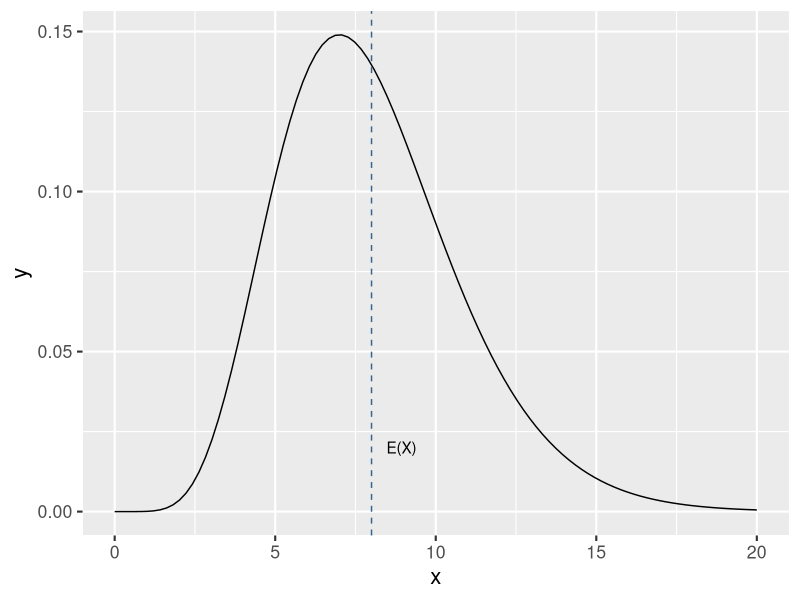
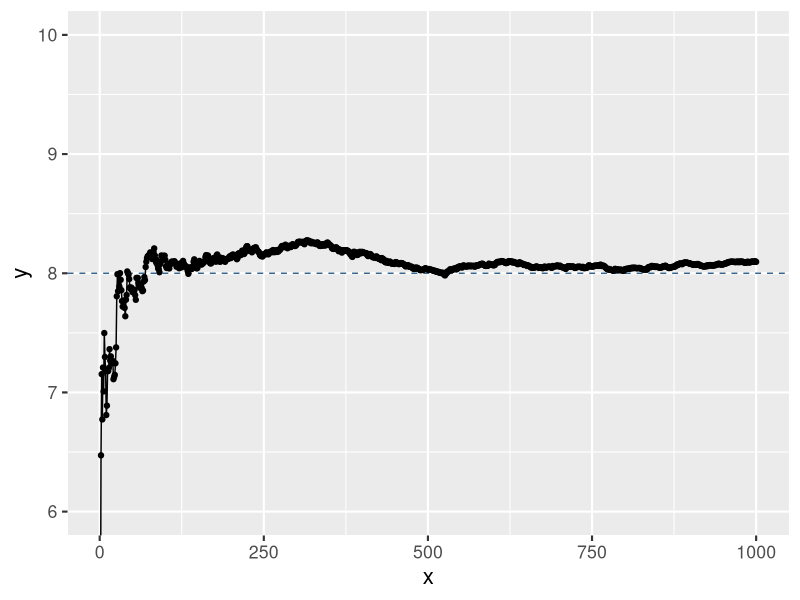
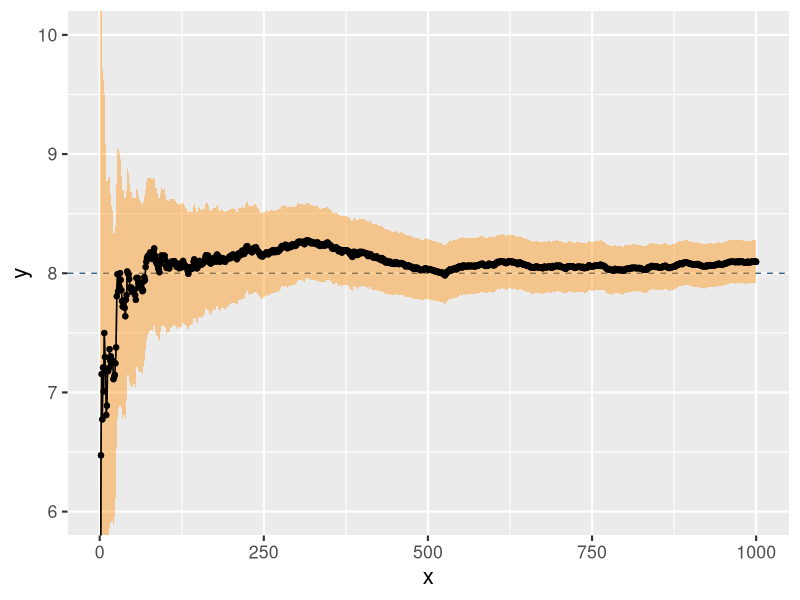
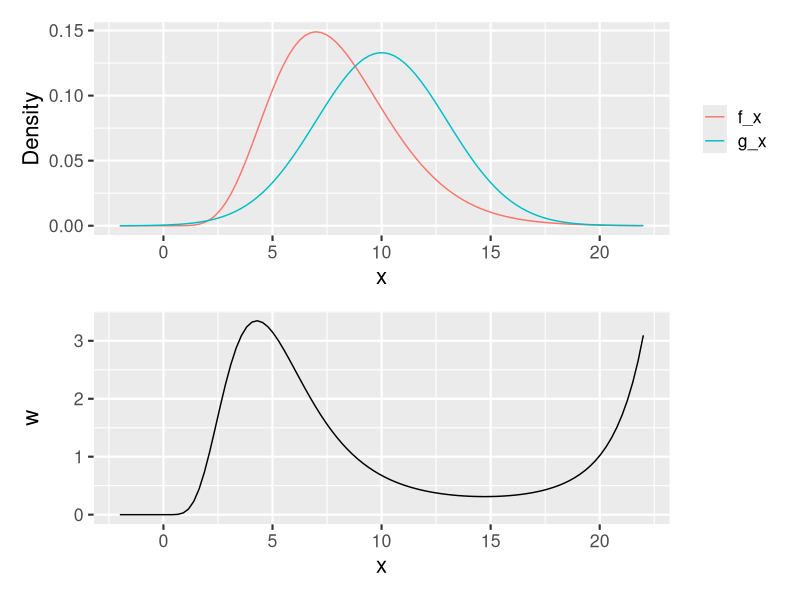
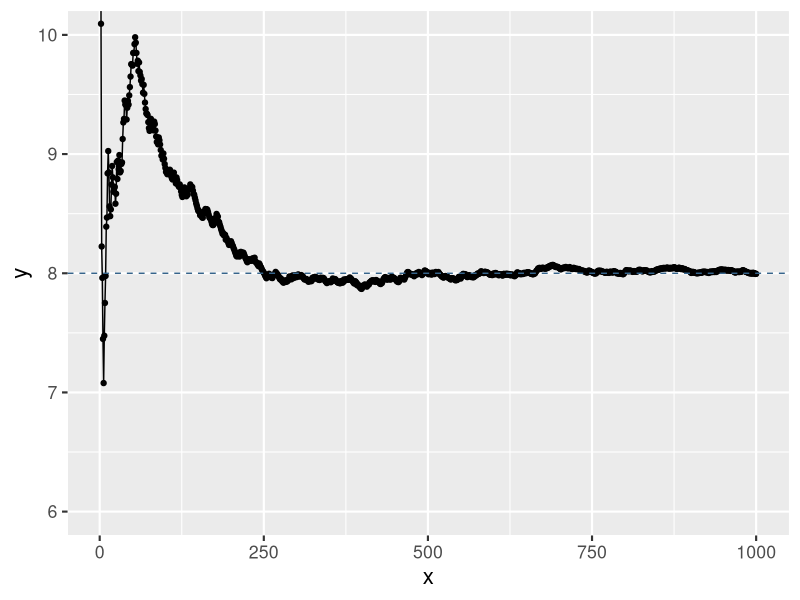
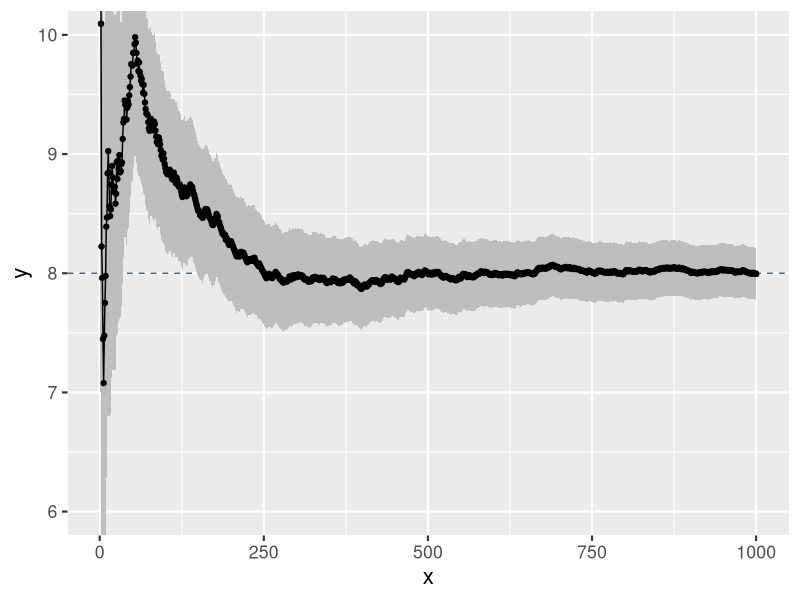
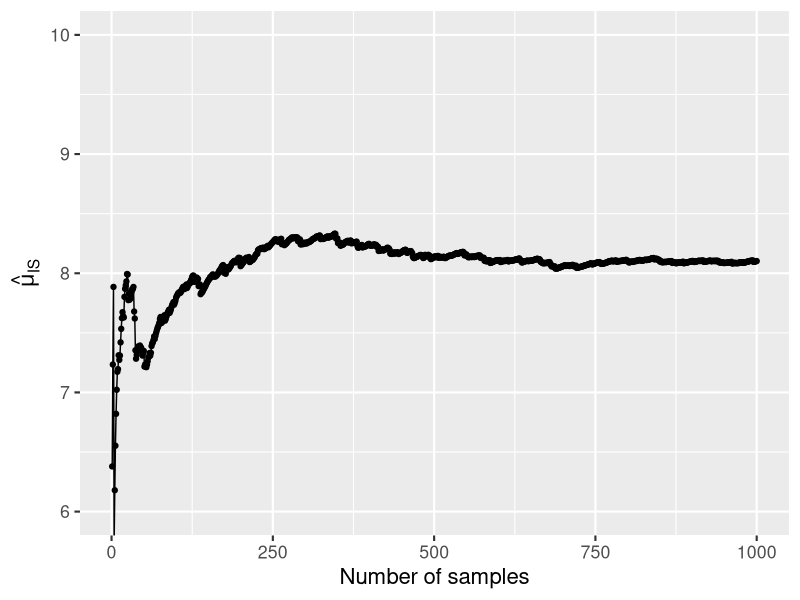
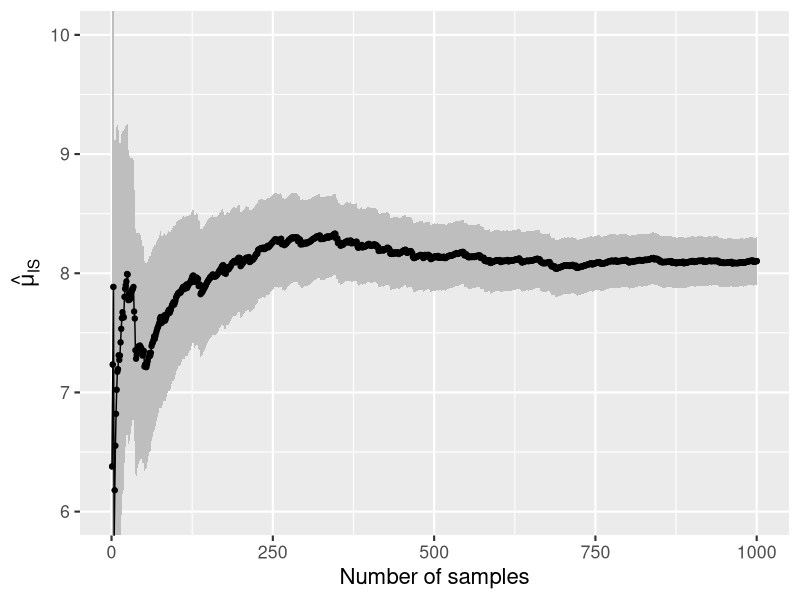

Recreate these plots in R, in order. (Note: this script raises an error after producing the figures.)
## ---- chunk 1
knitr::knit_hooks$set(crop = knitr::hook_pdfcrop)

knitr::opts_chunk$set(
  fig.width = 8,
  fig.height = 5,
  fig.retina = 3,
  fig.align = "center",
  cache = FALSE,
  autodep = TRUE,
  dev.args = list(pointsize = 16),
  crop = TRUE
)

library(tidyverse)
library(patchwork)

old_options <- options(digits = 4)

theme_set(theme_grey(base_size = 16))
## ---- chunk 2
set.seed(1234)
B <- 1000
x <- rgamma(B, 8)

mu_hat <- (cumsum(x) / (1:B))
sigma_hat <- sd(x)
mu_hat[B] # Theoretical value: 8
sigma_hat # Theoretical value: √8
## ---- chunk 3
x <- seq(0, 20, length.out = 100)
y <- dgamma(x, 8)

tibble(x, y) |>
  ggplot(aes(x, y)) +
  geom_line() +
  geom_vline(xintercept = 8, linetype = "dashed", color = "steelblue4") +
  annotate("text", x = 8, y = 0.02, label = "E(X)", hjust = -0.5)
## ---- chunk 4
p <- ggplot(tibble(x = 1:B, y = mu_hat), aes(x, y)) +
  geom_hline(yintercept = 8, linetype = "dashed", col = "steelblue4") +
  geom_line() +
  geom_point() +
  coord_cartesian(ylim = c(6, 10))
p
## ---- chunk 5
p + geom_ribbon(
  aes(
    ymin = mu_hat - 1.96 * sigma_hat / sqrt(1:B),
    ymax = mu_hat + 1.96 * sigma_hat / sqrt(1:B)
  ),
  fill = "dark orange",
  alpha = 0.4
) + geom_line() + geom_point()
## ---- chunk 6
# TO DO
## ---- chunk 7
set.seed(1234)
B <- 1000
x <- rnorm(B, 10, 3)
w_star <-
  dgamma(x, 8) / dnorm(x, 10, 3) #<<
mu_hat_IS <-
  cumsum(x * w_star) / (1:B)
mu_hat_IS[B] # Theoretical value 8
## ---- chunk 8
z <- seq(-12, 12, length.out = 100) + 10
f_x <- dgamma(z, 8)
g_x <- dnorm(z, 10, 3)
w <- f_x / g_x

p1 <- tibble(x = z, f_x, g_x) |>
  pivot_longer(c(f_x, g_x)) |>
  ggplot(aes(x, value, color = name)) +
  geom_line() +
  labs(y = "Density", color = NULL)

p2 <- tibble(x = z, w) |>
  ggplot(aes(x, w)) +
  geom_line()

p1 / p2
## ---- chunk 9
p <- ggplot(
  tibble(x = 1:B, y = mu_hat_IS),
  aes(x, y)
) +
  geom_line() +
  geom_point() +
  coord_cartesian(ylim = c(6, 10)) +
  geom_hline(yintercept = 8, linetype = "dashed", col = "steelblue4")
p
## ---- chunk 10
sigma_hat_IS <- sd(x * w_star)
sigma_hat_IS # Theoretical value?
## ---- chunk 11
p + geom_ribbon(
  aes(
    ymin = mu_hat_IS - 1.96 * sigma_hat_IS / sqrt(1:B),
    ymax = mu_hat_IS + 1.96 * sigma_hat_IS / sqrt(1:B)
  ),
  fill = "gray"
) + geom_line() + geom_point()
## ---- chunk 12
set.seed(1234)
B <- 1000
x <- rnorm(B, 10, 3)
w_star <- numeric(B)
x_pos <- x[x > 0]
w_star[x > 0] <- exp((x_pos - 10)^2 / 18 - x_pos + 7 * log(x_pos))

mu_hat_IS <- cumsum(x * w_star) / cumsum(w_star)
mu_hat_IS[B] # Theoretical value 8
## ---- chunk 13
p <- tibble(x = 1:B, y = mu_hat_IS) |>
  ggplot(aes(x, y)) +
  geom_line() +
  geom_point() +
  coord_cartesian(ylim = c(6, 10)) +
  labs(y = expression(hat(mu)[IS]), x = "Number of samples")
p
## ---- chunk 14
c_hat <- mean(w_star)
sigma_hat_IS <- sd(x * w_star)
sigma_hat_w_star <- sd(w_star)
gamma_hat <- cov(x * w_star, w_star)
sigma_hat_IS_w <- sqrt(sigma_hat_IS^2 + mu_hat_IS[B]^2 * sigma_hat_w_star^2 -
  2 * mu_hat_IS[B] * gamma_hat) / c_hat
sigma_hat_IS_w
## ---- chunk 15
p + geom_ribbon(
  aes(
    ymin = mu_hat_IS - 1.96 * sigma_hat_IS_w / sqrt(1:B),
    ymax = mu_hat_IS + 1.96 * sigma_hat_IS_w / sqrt(1:B)
  ),
  fill = "gray"
) + geom_line() + geom_point()
## ---- chunk 16
knitr::include_graphics("images/networkfig.png")
## ---- chunk 17
A <- matrix(0, 10, 10)
A[1, c(2, 4, 5)] <- 1
A[2, c(1, 3, 6)] <- 1
A[3, c(2, 6, 7, 8, 10)] <- 1
A[4, c(1, 5, 8)] <- 1
A[5, c(1, 4, 8, 9)] <- 1
A[6, c(2, 3, 7, 10)] <- 1
A[7, c(3, 6, 10)] <- 1
A[8, c(3, 4, 5, 9)] <- 1
A[9, c(5, 8, 10)] <- 1
A[10, c(3, 6, 7, 9)] <- 1
A # Graph adjacency matrix
## ---- chunk 18
Aup <- A
Aup[lower.tri(Aup)] <- 0
## ---- chunk 19
discon <- function(Aup) {
  A <- Matrix::forceSymmetric(Aup, "U")
  i <- 3
  Apow <- A %*% A %*% A # A^3

  while (Apow[1, 10] == 0 && i < 9) {
    Apow <- Apow %*% A
    i <- i + 1
  }

  Apow[1, 10] == 0 # TRUE if nodes 1 and 10 are not connected
}
## ---- chunk 20
sim_net <- function(Aup, p) {
  ones <- which(Aup == 1)
  Aup[ones] <- sample(
    c(0, 1),
    length(ones),
    replace = TRUE,
    prob = c(p, 1 - p)
  )
  Aup
}
## ---- chunk 21
bench::bench_time(replicate(1e5, sim_net(Aup, 0.5)))
## ---- chunk 22
set.seed(27092016)
n <- 1e5
tmp <- replicate(n, discon(sim_net(Aup, 0.05)))
mu_hat <- mean(tmp)
mu_hat
## ---- chunk 23
mu_hat + 1.96 * sqrt(mu_hat * (1 - mu_hat) / n) * c(-1, 0, 1)
## ---- chunk 24
weights <- function(Aup, Aup0, p0, p) {
  w <- discon(Aup0)
  if (w) {
    s <- sum(Aup0)
    w <- (p / p0)^18 * (p0 * (1 - p) / (p * (1 - p0)))^s
  }
  as.numeric(w)
}
## ---- chunk 25
tmp <- replicate(n, weights(Aup, sim_net(Aup, 0.2), 0.2, 0.05))
mu_hat_IS <- mean(tmp)
mu_hat_IS
## ---- chunk 26
mu_hat_IS + 1.96 * sd(tmp) / sqrt(n) * c(-1, 0, 1)
## ---- chunk 27
c(sd(tmp), sqrt(mu_hat * (1 - mu_hat))) # The estimated standard deviations
## ---- chunk 28
mu_hat * (1 - mu_hat) / var(tmp)
## ---- chunk 29
ones <- which(Aup == 1)
Atmp <- Aup
p <- 0.05
prob <- numeric(2^18)
for (i in 0:(2^18 - 1)) {
  on <- as.numeric(intToBits(i)[1:18])
  Atmp[ones] <- on
  if (discon(Atmp)) {
    s <- sum(on)
    prob[i + 1] <- p^(18 - s) * (1 - p)^s
  }
}
## ---- chunk 30
sum(prob) # True value
# MC estimate and interval
mu_hat + 1.96 * sqrt(mu_hat * (1 - mu_hat) / n) * c(-1, 0, 1)
# IS estimate and interval
mu_hat_IS + 1.96 * sd(tmp) / sqrt(n) * c(-1, 0, 1)
## ---- chunk 31
h <- function(x, alpha = 0.1) {
  p <- length(x)
  tmp <- alpha * x[1L:(p - 1L)]
  exp(-sum((tmp / 2.0 - x[2L:p]) * tmp))
}
## ---- chunk 32
n <- 10000 # The number of random variables to generate
p <- 100 # The dimension of each random variable
alpha <- 0.2
evaluations <- numeric(n)
set.seed(123)

for (i in 1:n) {
  x <- rnorm(p)
  evaluations[i] <- h(x, alpha = alpha)
}
## ---- chunk 33
plot(cumsum(evaluations) / 1:n, pch = 20)
abline(h = 1, col = "red")
mu_hat <- cumsum(evaluations) / 1:n
sigma_hat <- sd(evaluations)
lines(1:n, mu_hat + 1.96 * sigma_hat / sqrt(1:n))
lines(1:n, mu_hat - 1.96 * sigma_hat / sqrt(1:n))
## ---- chunk 34
alpha <- 0.4 #<<
evaluations <- numeric(n)
set.seed(123)

for (i in 1:n) {
  x <- rnorm(p)
  evaluations[i] <- h(x, alpha = alpha)
}
## ---- chunk 35
plot(cumsum(evaluations) / 1:n, pch = 20)
abline(h = 1, col = "red")
mu_hat <- cumsum(evaluations) / 1:n
sigma_hat <- sd(evaluations)
lines(1:n, mu_hat + 1.96 * sigma_hat / sqrt(1:n))
lines(1:n, mu_hat - 1.96 * sigma_hat / sqrt(1:n))
## ---- chunk 36
options(digits = old_options$digits)
